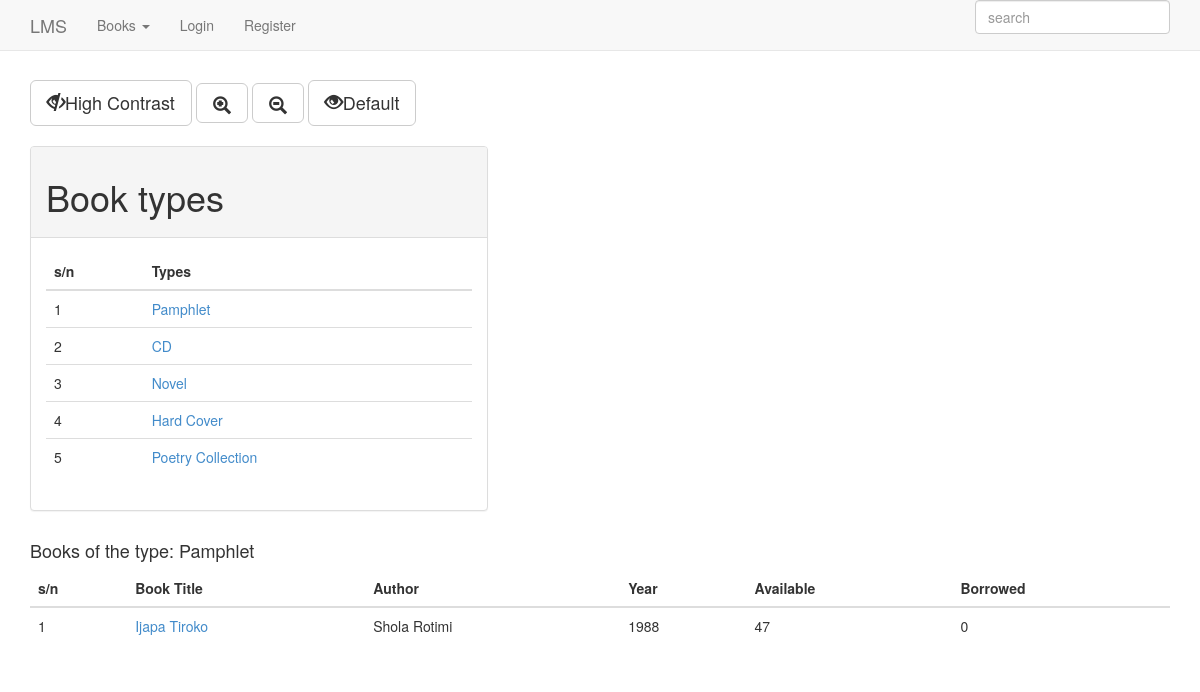
The page /pages/types.php?type=Pamphlet on the database its author committed.
### tables this page shows
CREATE TABLE IF NOT EXISTS `book` (
  `id` int(11) NOT NULL AUTO_INCREMENT,
  `isbn` int(10) NOT NULL,
  `title` varchar(100) NOT NULL,
  `author` varchar(100) NOT NULL,
  `year` year(4) NOT NULL,
  `status` tinyint(1) DEFAULT NULL,
  `quantity` int(100) DEFAULT NULL,
  `borrowed` int(100) NOT NULL,
  `remaining` int(100) NOT NULL,
  `category` varchar(30) NOT NULL,
  `type` varchar(30) NOT NULL,
  `borrowCount` int(10) NOT NULL,
  `timeAdded` timestamp NULL DEFAULT NULL,
  `increaseTime` timestamp NOT NULL DEFAULT '0000-00-00 00:00:00',
  `addedBy` int(11) NOT NULL,
  PRIMARY KEY (`id`),
  UNIQUE KEY `isbn` (`isbn`)
);

### scripts/types.php (called while the page is built, shortened)
<?php
    $books = Book::filter('Book',"ALL");
    $types = array();
    foreach($books as $book){
        if(in_array($book->type, $types)){
            continue;
        }else{
            $types[] = $book->type;
        }
    }
    if(isset($_GET['type'])){
        $bkType = $_GET['type'];
        $typeBooks = Book::filter("Book", array("type"=>$bkType));
    }
?>

### config.php (called while the page is built, shortened)
<?php
    $dbname="library";
    $dbhost="localhost";
    $dbuser="library";
    $dbpass="library";
?>

### classes/DataModel.php (called while the page is built, shortened)
<?php include_once '../helper/functions.php'; ?>
<?php
    abstract class DataModel {
        private static $db;
        public static function connectDB(){
            include '../config.php';
            self::$db =  new mysqli("$dbhost", "$dbuser", "$dbpass", "$dbname");
            return self::$db;
        }
        public static function filter($table, $fields){
            $queryType = "filter";
            include '../helper/retrieve_data.php';
            return $querySet;
        }
    }
?>

### helper/retrieve_data.php (called while the page is built, shortened)
<?php
    $query = "";
    if ($queryType == "filter" && $fields == "ALL") {
        $query = "SELECT * FROM {$table}";
        $result = self::$db->query($query);
    }elseif($queryType=="get" || $queryType=="filter" || $queryType=="xfilter"){
        self::$filters = [];
        foreach($fields as $key => $value){
            if (property_exists($table, $key)){
                self::$filters[$key] = $value;
            }
        }
        $first_clause_value = reset(self::$filters);
        $first_clause_key = key(self::$filters);
        unset(self::$filters[$first_clause_key]);
        if ($first_clause_key && !is_null($first_clause_value)){
            $query = "SELECT * FROM {$table} ";
            $query .= "WHERE {$first_clause_key} = ";
            $query .= "'";
            $query .= "{$first_clause_value}";
            $query .= "'";
        }
        $result = self::$db->query($query);
    }
    if ($queryType == "filter" or $queryType == "xfilter") {
        $querySet = array();
        while($dataobj = $result->fetch_object()) {
            $dataobj = objToObj($dataobj, $table);
            $querySet[] = $dataobj;
        }
    } else {
    }
?>

### helper/functions.php (called while the page is built, shortened)
<?php
    function objToObj($instance, $endClass){
        return unserialize(sprintf(
            'O:%d:"%s"%s',
            strlen($endClass),
            $endClass,
            strstr(strstr(serialize($instance), '"'), ':')
        ));
    }
?>

### pages/types.php (the view, shortened to what this page needs)
<?php
    include_once "../scripts/types.php";
    if(!isset($content)){
        $content = "";
    }
    $content .= "
            <div class='row'>
                <div class='col-sm-5'>
                    <div class='panel panel-default'>
                        <div class='panel-heading'>
                            <h1>Book types</h1>
                        </div>
                        <div class='panel-body'> ";
    $content .= "
        <table class='table table-hover'>
            <thead>
                <th>s/n</th>
                <th>Types</th>
            </thead>
    ";
    $sn = 1;
    $dl = 0;
    foreach ($types as $type){
        if($dl == 0){
            $content .= "<tr class='light'>";
            $dl = 1;
        }else{
            $content .= "<tr class='dark'>";
            $dl = 0;
        }
        $content .= "   <td>{$sn}</td>";
        $content .= "   <td><a href='types.php?type={$type}'>{$type}</a></td>";
        $content .= "</tr>";
        $sn++;
    }
    $content .= "</table>";
    $content .= "
                        </div>
                    </div>
                </div>
            </div>";
    if(isset($bkType) && !is_null($bkType)){
        $content .= "<h4>Books of the type: {$bkType}</h4>";
        $sn = 1;
        if (isset($typeBooks)) {
            $booksTable = "<table class='table table-hover'>";
            $booksTable.= "     <thead>";
            $booksTable.= "         <th>s/n</th>";
            $booksTable.= "         <th>Book Title</th>";
            $booksTable.= "         <th>Author</th>";
            $booksTable.= "         <th>Year</th>";
            $booksTable.= "         <th>Available</th>";
            $booksTable.= "         <th>Borrowed</th>";
            $booksTable.= "     </thead>";
            $dl = 0;
            foreach($typeBooks as $book) {
                if($dl == 0){
                    $booksTable .= "<tr class='light'>";
                    $dl = 1;
                }else{
                    $booksTable .= "<tr class='dark'>";
                    $dl = 0;
                }
                $booksTable.= "         <td>{$sn}</td>";
                $booksTable.= "         <td><a href='book.php?id={$book->id}'>{$book->title}</a></td>";
                $booksTable.= "         <td>{$book->author}</td>";
                $booksTable.= "         <td>{$book->year}</td>";
                $booksTable.= "         <td>{$book->remaining}</td>";
                $booksTable.= "         <td>{$book->borrowed}</td>";
                $booksTable.= "     </tr>";
                $sn++;
            }
            $booksTable .= "</table>";
        }
    }
    include_once "includes/template.php";
?>

### pages/includes/lms.css (style rules this page uses)
body { padding-top: 80px; padding-bottom: 30px; }

### rows shown on the page
book: title "Ijapa Tiroko", author "Shola Rotimi", year "1988", remaining "47", borrowed "0"

### other values the page prints
$type "Pamphlet"
$type "CD"
$type "Novel"
$type "Hard Cover"
$type "Poetry Collection"
$bkType "Pamphlet"
